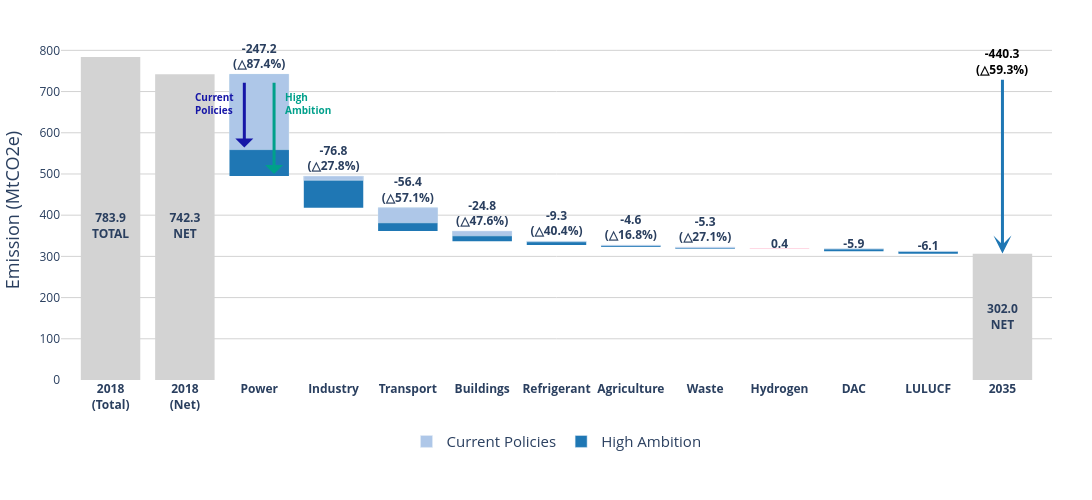

Notebook code cell kept with this figure:
### Code cell
data = pd.DataFrame({
    "category": [
        "2018 (TOTAL)", "2018 (NET)",
        "Power", "Industry", "Transport", "Buildings", "Refrigerant", "Agriculture", "Waste", "Hydrogen", "DAC", "LULUCF", 
        "2035"
    ],
})

fig = go.Figure()

# Start and end bars
fig.add_trace(go.Waterfall(
    name="Enhanced Ambition",
    orientation="v",
    measure=["absolute"] * 2 + ["relative"] * 10 + ["total"],
    x=data["category"],
    y=[emiss_2018_total, emiss_2018_net, power_ep, ind_ep, trn_ep, bld_ep, rfg_ep, ag_ep, waste_ep, h2_ep, dac_ep, lulucf_ep, emiss_2035_ep],
    base=0,
    connector={"visible": False},
    decreasing={"marker": {"color": "#1f77b4"}},   # enhanced ambition
    increasing={"marker": {"color": "#FF6692"}},   # current policies
    totals={"marker": {"color": "lightgray"}},
    showlegend=False
))


# Add Current Policy overlays just for Coal categories
fig.add_trace(go.Bar(
    name="Current Policy",
    x=["Power", "Industry", "Transport", "Buildings", "Refrigerant", "Agriculture", "Waste", "DAC", "LULUCF"],
    y=[power_cp, ind_cp, trn_cp, bld_cp, rfg_cp, ag_cp, waste_cp, dac_cp, lulucf_cp],  # smaller reductions
    base=[power_base, ind_base, trn_base, bld_base, rfg_base, ag_base, waste_base, dac_base, lulucf_base],  # position on top of previous waterfall step
    marker_color="#AEC7E8",
    showlegend=False
))

fig.update_layout(
    width=1250,
    height=500,
    font=dict(size=12),
    plot_bgcolor='white',
    paper_bgcolor='white',
    # title="<b>Emissions Reductions from Each Sector Compared to 2018 Levels</b>",
    # title_font_size=21,
    # title_x=0.5,

)

# Add dummy scatter trace to label bar values at center
fig.add_trace(go.Scatter(
    x=["2018 (TOTAL)", "2018 (NET)", "2035"],
    y=[emiss_2018_net / 2, emiss_2018_net / 2, emiss_2035_ep / 2],
    mode="text",
    text=[f"<b>{emiss_2018_total:.1f}<br>TOTAL</b>", f"<b>{emiss_2018_net:.1f}<br>NET</b>", f"<b>{emiss_2035_ep:.1f}<br>NET</b>"],
    textposition="middle center",
    showlegend=False
))

# Add dummy scatter trace to label bar values at center
fig.add_trace(go.Scatter(
    x=["Power", "Industry", "Transport", "Buildings", "Refrigerant", "Agriculture", "Waste", "Hydrogen", "DAC", "LULUCF"],
    #-190.5, -73.8, -28.9, -15.9, -4.5, -4.9, -3.0, -9
    y=[x+40 for x in [power_base, ind_base, trn_base, bld_base, rfg_base, ag_base, waste_base]] + [y + 10 for y in [h2_base, dac_base, lulucf_base]],
    mode="text",
    text=[f"<b>{power_ep:.1f}<br>(△{rr_power:.1f}%)</b>", f"<b>{ind_ep:.1f}<br>(△{rr_ind:.1f}%)</b>", f"<b>{trn_ep:.1f}<br>(△{rr_trn:.1f}%)</b>", 
          f"<b>{bld_ep:.1f}<br>(△{rr_bld:.1f}%)</b>", f"<b>{rfg_ep:.1f}<br>(△{rr_rfg:.1f}%)</b>", f"<b>{ag_ep:.1f}<br>(△{rr_ag:.1f}%)</b>", f"<b>{waste_ep:.1f}<br>(△{rr_waste:.1f}%)</b>",
          f"<b>{h2_ep:.1f}</b>", f"<b>{dac_ep:.1f}</b>", f"<b>{lulucf_ep:.1f}</b>"],
    textposition="middle center",
    showlegend=False
))

fig.add_trace(go.Bar(
    x=[None], y=[None],
    name="Current Policies",
    marker=dict(color="#AEC7E8"),
    showlegend=True,
    hoverinfo="skip"
))

fig.add_trace(go.Bar(
    x=[None], y=[None],
    name="High Ambition",
    marker=dict(color="#1f77b4"),
    showlegend=True,
    hoverinfo="skip"
))


fig.update_layout(
    legend=dict(
        orientation='h',
        yanchor='bottom',
        y=-0.3,
        xanchor='center',
        x=0.5,
        bgcolor='rgba(0,0,0,0)',
        borderwidth=0,
        font=dict(size=15)
    )
)

fig.update_layout(
    yaxis=dict(
        showgrid=True,
        gridcolor='lightgrey',
        title="Emission (MtCO2e)", title_font_size=18,
        tickvals=list(range(0, 801, 100)),
    )
)

fig.add_annotation(
    x=12, y=emiss_2035_ep + 5,
    ax=12, ay=emiss_2018_net + 30,
    xref="x", yref="y",
    axref="x", ayref="y",
    text=f"<b>{rd_ttl:.1f}<br>(△{rr_ttl:.1f}%)</b>",
    showarrow=True,
    arrowhead=3,
    arrowwidth=3,
    arrowsize=1,
    arrowcolor="#1f77b4",
    font=dict(size=12, color="black"),
    align="center"
)

fig.add_annotation(
    x=2 + 0.2, y=ind_base + 5,
    ax=2 + 0.2, ay=emiss_2018_net,
    xref="x", yref="y",
    axref="x", ayref="y",
    # text="<b>Enhanced<br>Ambition</b>",
    showarrow=True,
    arrowhead=1,
    arrowwidth=3,
    arrowsize=1,
    arrowcolor="#00A08B",
    font=dict(size=10, color="#00A08B"),
    align="center"
)

fig.add_annotation(
    x=2 -0.2, y=emiss_2018_net + power_cp + 5,        # 7 is the index of "2035" in the x-category list
    ax=2 - 0.2, ay=emiss_2018_net,
    xref="x", yref="y",
    axref="x", ayref="y",
    # text="<b>CoalOut</b>",
    showarrow=True,
    arrowhead=1,
    arrowwidth=3,
    arrowsize=1,
    arrowcolor="#1616A7",
    font=dict(size=10, color="#1616A7"),
    align="center"
)


fig.update_layout(
    xaxis=dict(
        tickvals=list(range(len(data['category']))),
        ticktext=[f"<b>{cat}</b>" for cat in data['category']],
        # tickfont=dict(size=15)
    )
)

fig.add_annotation(
    text="<b>Current<br>Policies</b>",
    # xref="paper", yref="paper",
    x=2-0.6, y=670,
    showarrow=False,
    font=dict(size=10, color="#1616A7"),
    align="left"
)

fig.add_annotation(
    text="<b>High<br>Ambition</b>",
    # xref="paper", yref="paper",
    x=2+0.65, y=670,
    showarrow=False,
    font=dict(size=10, color="#00A08B"),
    align="left"
)

# fig.update_layout(
#     legend=dict(
#         orientation='h',
#         yanchor='bottom',
#         y=-0.35,  # move legend lower (more negative = lower)
#         xanchor='center',
#         x=0.5,
#         bgcolor='rgba(0,0,0,0)',
#         borderwidth=0,
#         font=dict(size=15)
#     )
# )

fig.update_layout(
    margin=dict(l=40, r=40, t=40, b=120),  # increased bottom margin
    legend=dict(
        orientation='h',
        yanchor='bottom',
        y=-0.23,  # move legend up a bit so it's visible
        xanchor='center',
        x=0.5,
        bgcolor='rgba(0,0,0,0)',
        borderwidth=0,
        font=dict(size=15)
    )
)

# DAC explanatory note below legend
# fig.add_annotation(
#     text="*DAC (Direct Air Capture) represents negative emissions from atmospheric CO₂ removal.",
#     xref="paper", yref="paper",
#     x=0, y=-0.3,  # just below legend
#     showarrow=False,
#     font=dict(size=11, color="black"),
#     align="left"
# )

# fig.add_annotation(
#     text="**Other includes residual emissions from sectors not covered under CH4 or F-gases, such as agriculture, waste, and fugitive emissions.",
#     xref="paper", yref="paper",
#     x=0, y=-0.35,  # just below legend
#     showarrow=False,
#     font=dict(size=11, color="black"),
#     align="left"
# )

fig.update_layout(
    xaxis=dict(
        tickvals=list(range(len(data['category']))),
        ticktext=[
            "<b>2018<br>(Total)</b>",
            "<b>2018<br>(Net)</b>",
            "<b>Power</b>", "<b>Industry</b>", "<b>Transport</b>",
            "<b>Buildings</b>", "<b>Refrigerant</b>", "<b>Agriculture</b>", "<b>Waste</b>",
            "<b>Hydrogen</b>", "<b>DAC</b>", "<b>LULUCF</b>",
            "<b>2035</b>"
        ],
        tickangle=0,
        tickfont=dict(size=12)
    )
)

# pio.write_image(fig, "./fig/emiss_by_sec.png", width=1050, height=500, scale=2)
pio.write_image(fig, "./fig/emiss_by_sec.jpg", width=1050, height=500, scale=3)
pio.write_image(fig, "./fig/emiss_by_sec.svg", width=1050, height=500, scale=3)
fig

### Figure 1 — Plotly figure (JSON) as saved in the notebook; plotly's stock layout.template omitted (floating-point values rounded to 4 significant figures)
{"data": [{"base": 0, "connector": {"visible": false}, "decreasing": {"marker": {"color": "#1f77b4"}}, "increasing": {"marker": {"color": "#FF6692"}}, "measure": ["absolute", "absolute", "relative", "relative", "relative", "relative", "relative", "relative", "relative", "relative", "relative", "relative", "total"], "name": "Enhanced Ambition", "orientation": "v", "showlegend": false, "totals": {"marker": {"color": "lightgray"}}, "type": "waterfall", "x": ["2018 (TOTAL)", "2018 (NET)", "Power", "Industry", "Transport", "Buildings", "Refrigerant", "Agriculture", "Waste", "Hydrogen", "DAC", "LULUCF", "2035"], "y": [783.9, 742.3, -247.2, -76.82, -56.4, -24.82, -9.33, -4.649, -5.257, 0.4362, -5.916, -6.098, 302.0]}, {"base": [742.3, 495.1, 418.3, 361.9, 337.0, 327.7, 323.0, 318.2, 312.3], "marker": {"color": "#AEC7E8"}, "name": "Current Policy", "showlegend": false, "type": "bar", "x": ["Power", "Industry", "Transport", "Buildings", "Refrigerant", "Agriculture", "Waste", "DAC", "LULUCF"], "y": [-183.2, -10.54, -36.79, -12.03, -1.705, -2.167, -3.044, 0, 0]}, {"mode": "text", "showlegend": false, "text": ["<b>783.9<br>TOTAL</b>", "<b>742.3<br>NET</b>", "<b>302.0<br>NET</b>"], "textposition": "middle center", "type": "scatter", "x": ["2018 (TOTAL)", "2018 (NET)", "2035"], "y": [371.2, 371.2, 151.0]}, {"mode": "text", "showlegend": false, "text": ["<b>-247.2<br>(△87.4%)</b>", "<b>-76.8<br>(△27.8%)</b>", "<b>-56.4<br>(△57.1%)</b>", "<b>-24.8<br>(△47.6%)</b>", "<b>-9.3<br>(△40.4%)</b>", "<b>-4.6<br>(△16.8%)</b>", "<b>-5.3<br>(△27.1%)</b>", "<b>0.4</b>", "<b>-5.9</b>", "<b>-6.1</b>"], "textposition": "middle center", "type": "scatter", "x": ["Power", "Industry", "Transport", "Buildings", "Refrigerant", "Agriculture", "Waste", "Hydrogen", "DAC", "LULUCF"], "y": [782.3, 535.1, 458.3, 401.9, 377.0, 367.7, 363.0, 327.8, 328.2, 322.3]}, {"hoverinfo": "skip", "marker": {"color": "#AEC7E8"}, "name": "Current Policies", "showlegend": true, "type": "bar", "x": [null], "y": [null]}, {"hoverinfo": "skip", "marker": {"color": "#1f77b4"}, "name": "High Ambition", "showlegend": true, "type": "bar", "x": [null], "y": [null]}], "layout": {"annotations": [{"align": "center", "arrowcolor": "#1f77b4", "arrowhead": 3, "arrowsize": 1, "arrowwidth": 3, "ax": 12, "axref": "x", "ay": 772.3, "ayref": "y", "font": {"color": "black", "size": 12}, "showarrow": true, "text": "<b>-440.3<br>(△59.3%)</b>", "x": 12, "xref": "x", "y": 307.0, "yref": "y"}, {"align": "center", "arrowcolor": "#00A08B", "arrowhead": 1, "arrowsize": 1, "arrowwidth": 3, "ax": 2.2, "axref": "x", "ay": 742.3, "ayref": "y", "font": {"color": "#00A08B", "size": 10}, "showarrow": true, "x": 2.2, "xref": "x", "y": 500.1, "yref": "y"}, {"align": "center", "arrowcolor": "#1616A7", "arrowhead": 1, "arrowsize": 1, "arrowwidth": 3, "ax": 1.8, "axref": "x", "ay": 742.3, "ayref": "y", "font": {"color": "#1616A7", "size": 10}, "showarrow": true, "x": 1.8, "xref": "x", "y": 564.1, "yref": "y"}, {"align": "left", "font": {"color": "#1616A7", "size": 10}, "showarrow": false, "text": "<b>Current<br>Policies</b>", "x": 1.4, "y": 670}, {"align": "left", "font": {"color": "#00A08B", "size": 10}, "showarrow": false, "text": "<b>High<br>Ambition</b>", "x": 2.65, "y": 670}], "font": {"size": 12}, "height": 500, "legend": {"bgcolor": "rgba(0,0,0,0)", "borderwidth": 0, "font": {"size": 15}, "orientation": "h", "x": 0.5, "xanchor": "center", "y": -0.23, "yanchor": "bottom"}, "margin": {"b": 120, "l": 40, "r": 40, "t": 40}, "paper_bgcolor": "white", "plot_bgcolor": "white", "width": 1250, "xaxis": {"tickangle": 0, "tickfont": {"size": 12}, "ticktext": ["<b>2018<br>(Total)</b>", "<b>2018<br>(Net)</b>", "<b>Power</b>", "<b>Industry</b>", "<b>Transport</b>", "<b>Buildings</b>", "<b>Refrigerant</b>", "<b>Agriculture</b>", "<b>Waste</b>", "<b>Hydrogen</b>", "<b>DAC</b>", "<b>LULUCF</b>", "<b>2035</b>"], "tickvals": [0, 1, 2, 3, 4, 5, 6, 7, 8, 9, 10, 11, 12]}, "yaxis": {"gridcolor": "lightgrey", "showgrid": true, "tickvals": [0, 100, 200, 300, 400, 500, 600, 700, 800], "title": {"font": {"size": 18}, "text": "Emission (MtCO2e)"}}}}
